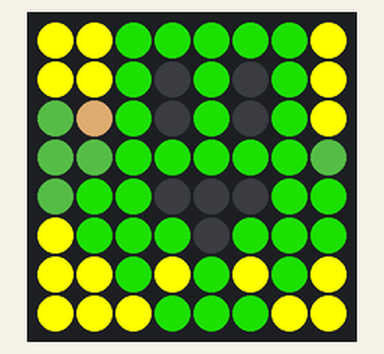
The sketch below on a simulated ESP32. Parts: 8×8 RGB LED matrix (first LED top left, wired row by row). Dim RGB values are drawn brighter than linear.

Above: at 0.1 s.
At 1.1 s:
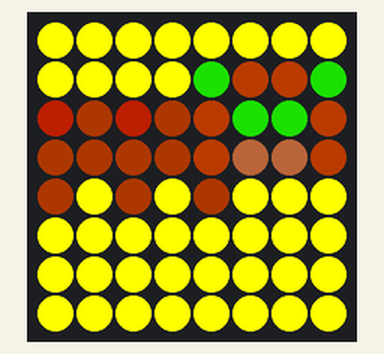
At 2.1 s:
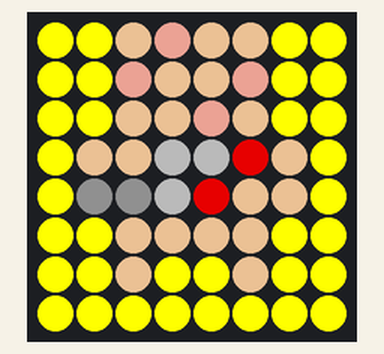
At 3.1 s:
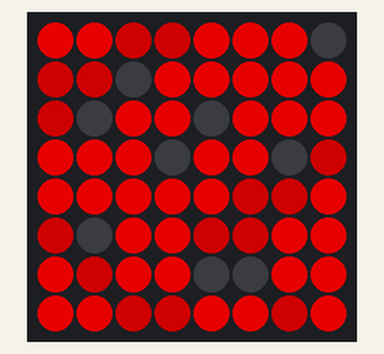
At 4.1 s:
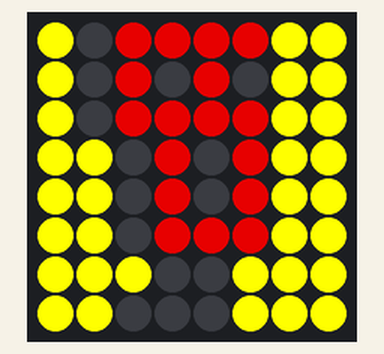
At 6.1 s:
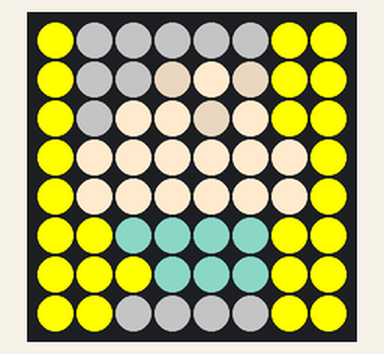

The sketch:

8x8_image_matrix.ino
```cpp
#include <FastLED.h>

#define LED_PIN  2

#define COLOR_ORDER GRB
#define CHIPSET     WS2812B

#define BRIGHTNESS 255

// Params for width and height
const uint8_t kMatrixWidth = 8;
const uint8_t kMatrixHeight = 8;

#define NUM_LEDS (kMatrixWidth * kMatrixHeight)
CRGB leds[ NUM_LEDS ];
#define LAST_VISIBLE_LED 63
uint8_t XY (uint8_t x, uint8_t y) {
  // any out of bounds address maps to the first hidden pixel
  if ( (x >= kMatrixWidth) || (y >= kMatrixHeight) ) {
    return (LAST_VISIBLE_LED + 1);
  }

  const uint8_t XYTable[] = {
    56,  48,  40,  32,  24,  16,   8,   0,
    57,  49,  41,  33,  25,  17,   9,   1,
    58,  50,  42,  34,  26,  18,  10,   2,
    59,  51,  43,  35,  27,  19,  11,   3,
    60,  52,  44,  36,  28,  20,  12,   4,
    61,  53,  45,  37,  29,  21,  13,   5,
    62,  54,  46,  38,  30,  22,  14,   6,
    63,  55,  47,  39,  31,  23,  15,   7
  };

  uint8_t i = (y * kMatrixWidth) + x;
  uint8_t j = XYTable[i];
  return j;
}
void loop()
{
leds[XY(0, 0)] = CRGB(255, 255, 0);
leds[XY(1, 0)] = CRGB(255, 255, 0);
leds[XY(2, 0)] = CRGB(255, 255, 0);
leds[XY(3, 0)] = CRGB(35, 78, 29);
leds[XY(4, 0)] = CRGB(35, 78, 29);
leds[XY(5, 0)] = CRGB(35, 78, 29);
leds[XY(6, 0)] = CRGB(255, 255, 0);
leds[XY(7, 0)] = CRGB(255, 255, 0);
leds[XY(0, 1)] = CRGB(255, 255, 0);
leds[XY(1, 1)] = CRGB(255, 255, 0);
leds[XY(2, 1)] = CRGB(20, 160, 0);
leds[XY(3, 1)] = CRGB(20, 160, 0);
leds[XY(4, 1)] = CRGB(35, 78, 29);
leds[XY(5, 1)] = CRGB(153, 119, 76);
leds[XY(6, 1)] = CRGB(255, 255, 0);
leds[XY(7, 1)] = CRGB(255, 255, 0);
leds[XY(0, 2)] = CRGB(255, 255, 0);
leds[XY(1, 2)] = CRGB(20, 160, 0);
leds[XY(2, 2)] = CRGB(20, 160, 0);
leds[XY(3, 2)] = CRGB(20, 160, 0);
leds[XY(4, 2)] = CRGB(20, 160, 0);
leds[XY(5, 2)] = CRGB(20, 160, 0);
leds[XY(6, 2)] = CRGB(20, 160, 0);
leds[XY(7, 2)] = CRGB(20, 160, 0);
leds[XY(0, 3)] = CRGB(20, 160, 0);
leds[XY(1, 3)] = CRGB(255, 255, 0);
leds[XY(2, 3)] = CRGB(20, 160, 0);
leds[XY(3, 3)] = CRGB(0, 0, 0);
leds[XY(4, 3)] = CRGB(20, 160, 0);
leds[XY(5, 3)] = CRGB(0, 0, 0);
leds[XY(6, 3)] = CRGB(0, 0, 0);
leds[XY(7, 3)] = CRGB(20, 160, 0);
leds[XY(0, 4)] = CRGB(20, 160, 0);
leds[XY(1, 4)] = CRGB(20, 160, 0);
leds[XY(2, 4)] = CRGB(0, 0, 0);
leds[XY(3, 4)] = CRGB(0, 0, 0);
leds[XY(4, 4)] = CRGB(20, 160, 0);
leds[XY(5, 4)] = CRGB(20, 160, 0);
leds[XY(6, 4)] = CRGB(20, 160, 0);
leds[XY(7, 4)] = CRGB(20, 160, 0);
leds[XY(0, 5)] = CRGB(20, 160, 0);
leds[XY(1, 5)] = CRGB(255, 255, 0);
leds[XY(2, 5)] = CRGB(20, 160, 0);
leds[XY(3, 5)] = CRGB(0, 0, 0);
leds[XY(4, 5)] = CRGB(20, 160, 0);
leds[XY(5, 5)] = CRGB(0, 0, 0);
leds[XY(6, 5)] = CRGB(0, 0, 0);
leds[XY(7, 5)] = CRGB(20, 160, 0);
leds[XY(0, 6)] = CRGB(255, 255, 0);
leds[XY(1, 6)] = CRGB(20, 160, 0);
leds[XY(2, 6)] = CRGB(20, 160, 0);
leds[XY(3, 6)] = CRGB(20, 160, 0);
leds[XY(4, 6)] = CRGB(20, 160, 0);
leds[XY(5, 6)] = CRGB(20, 160, 0);
leds[XY(6, 6)] = CRGB(20, 160, 0);
leds[XY(7, 6)] = CRGB(20, 160, 0);
leds[XY(0, 7)] = CRGB(255, 255, 0);
leds[XY(1, 7)] = CRGB(255, 255, 0);
leds[XY(2, 7)] = CRGB(20, 160, 0);
leds[XY(3, 7)] = CRGB(20, 160, 0);
leds[XY(4, 7)] = CRGB(35, 78, 29);
leds[XY(5, 7)] = CRGB(255, 255, 0);
leds[XY(6, 7)] = CRGB(255, 255, 0);
leds[XY(7, 7)] = CRGB(255, 255, 0);
FastLED.show();
delay(1000);
leds[XY(3, 0)] = CRGB(50, 16, 0);
leds[XY(4, 0)] = CRGB(50, 16, 0);
leds[XY(5, 0)] = CRGB(76, 12, 0);
leds[XY(2, 1)] = CRGB(255, 255, 0);
leds[XY(3, 1)] = CRGB(255, 255, 0);
leds[XY(4, 1)] = CRGB(50, 16, 0);
leds[XY(5, 1)] = CRGB(50, 16, 0);
leds[XY(1, 2)] = CRGB(255, 255, 0);
leds[XY(2, 2)] = CRGB(255, 255, 0);
leds[XY(3, 2)] = CRGB(50, 16, 0);
leds[XY(4, 2)] = CRGB(50, 16, 0);
leds[XY(5, 2)] = CRGB(76, 12, 0);
leds[XY(6, 2)] = CRGB(255, 255, 0);
leds[XY(7, 2)] = CRGB(255, 255, 0);
leds[XY(0, 3)] = CRGB(255, 255, 0);
leds[XY(2, 3)] = CRGB(255, 255, 0);
leds[XY(3, 3)] = CRGB(255, 255, 0);
leds[XY(4, 3)] = CRGB(50, 16, 0);
leds[XY(5, 3)] = CRGB(50, 16, 0);
leds[XY(6, 3)] = CRGB(255, 255, 0);
leds[XY(7, 3)] = CRGB(255, 255, 0);
leds[XY(0, 4)] = CRGB(255, 255, 0);
leds[XY(1, 4)] = CRGB(255, 255, 0);
leds[XY(2, 4)] = CRGB(255, 255, 0);
leds[XY(3, 4)] = CRGB(50, 16, 0);
leds[XY(4, 4)] = CRGB(72, 23, 0);
leds[XY(5, 4)] = CRGB(72, 23, 0);
leds[XY(7, 4)] = CRGB(255, 255, 0);
leds[XY(0, 5)] = CRGB(255, 255, 0);
leds[XY(2, 5)] = CRGB(255, 255, 0);
leds[XY(3, 5)] = CRGB(255, 255, 0);
leds[XY(4, 5)] = CRGB(72, 39, 22);
leds[XY(5, 5)] = CRGB(20, 160, 0);
leds[XY(6, 5)] = CRGB(72, 23, 0);
leds[XY(7, 5)] = CRGB(255, 255, 0);
leds[XY(1, 6)] = CRGB(255, 255, 0);
leds[XY(2, 6)] = CRGB(255, 255, 0);
leds[XY(3, 6)] = CRGB(255, 255, 0);
leds[XY(4, 6)] = CRGB(72, 39, 22);
leds[XY(6, 6)] = CRGB(72, 23, 0);
leds[XY(7, 6)] = CRGB(255, 255, 0);
leds[XY(2, 7)] = CRGB(255, 255, 0);
leds[XY(3, 7)] = CRGB(255, 255, 0);
leds[XY(4, 7)] = CRGB(72, 23, 0);
leds[XY(5, 7)] = CRGB(72, 23, 0);
leds[XY(6, 7)] = CRGB(20, 160, 0);
FastLED.show();
delay(1000);
leds[XY(3, 0)] = CRGB(255, 255, 0);
leds[XY(4, 0)] = CRGB(255, 255, 0);
leds[XY(5, 0)] = CRGB(255, 255, 0);
leds[XY(3, 1)] = CRGB(16, 16, 16);
leds[XY(4, 1)] = CRGB(190, 156, 120);
leds[XY(5, 1)] = CRGB(255, 255, 0);
leds[XY(1, 2)] = CRGB(190, 156, 120);
leds[XY(2, 2)] = CRGB(190, 156, 120);
leds[XY(3, 2)] = CRGB(16, 16, 16);
leds[XY(4, 2)] = CRGB(190, 156, 120);
leds[XY(5, 2)] = CRGB(190, 156, 120);
leds[XY(6, 2)] = CRGB(190, 131, 120);
leds[XY(7, 2)] = CRGB(190, 156, 120);
leds[XY(2, 3)] = CRGB(190, 156, 120);
leds[XY(3, 3)] = CRGB(72, 72, 72);
leds[XY(4, 3)] = CRGB(72, 72, 72);
leds[XY(5, 3)] = CRGB(190, 156, 120);
leds[XY(6, 3)] = CRGB(190, 156, 120);
leds[XY(7, 3)] = CRGB(190, 131, 120);
leds[XY(2, 4)] = CRGB(190, 156, 120);
leds[XY(3, 4)] = CRGB(179, 0, 0);
leds[XY(4, 4)] = CRGB(72, 72, 72);
leds[XY(5, 4)] = CRGB(190, 131, 120);
leds[XY(6, 4)] = CRGB(190, 156, 120);
leds[XY(7, 4)] = CRGB(190, 156, 120);
leds[XY(1, 5)] = CRGB(190, 156, 120);
leds[XY(2, 5)] = CRGB(190, 156, 120);
leds[XY(3, 5)] = CRGB(190, 156, 120);
leds[XY(4, 5)] = CRGB(179, 0, 0);
leds[XY(5, 5)] = CRGB(190, 156, 120);
leds[XY(6, 5)] = CRGB(190, 131, 120);
leds[XY(7, 5)] = CRGB(190, 156, 120);
leds[XY(3, 6)] = CRGB(190, 156, 120);
leds[XY(4, 6)] = CRGB(190, 156, 120);
leds[XY(5, 6)] = CRGB(255, 255, 0);
leds[XY(6, 6)] = CRGB(255, 255, 0);
leds[XY(4, 7)] = CRGB(255, 255, 0);
leds[XY(5, 7)] = CRGB(255, 255, 0);
leds[XY(6, 7)] = CRGB(255, 255, 0);
FastLED.show();
delay(1000);
leds[XY(0, 0)] = CRGB(179, 0, 0);
leds[XY(1, 0)] = CRGB(179, 0, 0);
leds[XY(2, 0)] = CRGB(113, 0, 0);
leds[XY(3, 0)] = CRGB(179, 0, 0);
leds[XY(4, 0)] = CRGB(179, 0, 0);
leds[XY(5, 0)] = CRGB(113, 0, 0);
leds[XY(6, 0)] = CRGB(113, 0, 0);
leds[XY(7, 0)] = CRGB(179, 0, 0);
leds[XY(0, 1)] = CRGB(179, 0, 0);
leds[XY(1, 1)] = CRGB(113, 0, 0);
leds[XY(2, 1)] = CRGB(0, 0, 0);
leds[XY(3, 1)] = CRGB(179, 0, 0);
leds[XY(4, 1)] = CRGB(179, 0, 0);
leds[XY(5, 1)] = CRGB(0, 0, 0);
leds[XY(6, 1)] = CRGB(113, 0, 0);
leds[XY(7, 1)] = CRGB(179, 0, 0);
leds[XY(0, 2)] = CRGB(113, 0, 0);
leds[XY(1, 2)] = CRGB(179, 0, 0);
leds[XY(2, 2)] = CRGB(179, 0, 0);
leds[XY(3, 2)] = CRGB(179, 0, 0);
leds[XY(4, 2)] = CRGB(179, 0, 0);
leds[XY(5, 2)] = CRGB(179, 0, 0);
leds[XY(6, 2)] = CRGB(0, 0, 0);
leds[XY(7, 2)] = CRGB(113, 0, 0);
leds[XY(0, 3)] = CRGB(113, 0, 0);
leds[XY(1, 3)] = CRGB(179, 0, 0);
leds[XY(2, 3)] = CRGB(179, 0, 0);
leds[XY(3, 3)] = CRGB(179, 0, 0);
leds[XY(4, 3)] = CRGB(0, 0, 0);
leds[XY(5, 3)] = CRGB(179, 0, 0);
leds[XY(6, 3)] = CRGB(179, 0, 0);
leds[XY(7, 3)] = CRGB(113, 0, 0);
leds[XY(0, 4)] = CRGB(179, 0, 0);
leds[XY(1, 4)] = CRGB(0, 0, 0);
leds[XY(2, 4)] = CRGB(113, 0, 0);
leds[XY(4, 4)] = CRGB(179, 0, 0);
leds[XY(5, 4)] = CRGB(0, 0, 0);
leds[XY(6, 4)] = CRGB(179, 0, 0);
leds[XY(7, 4)] = CRGB(179, 0, 0);
leds[XY(0, 5)] = CRGB(179, 0, 0);
leds[XY(1, 5)] = CRGB(0, 0, 0);
leds[XY(2, 5)] = CRGB(113, 0, 0);
leds[XY(3, 5)] = CRGB(113, 0, 0);
leds[XY(5, 5)] = CRGB(179, 0, 0);
leds[XY(6, 5)] = CRGB(179, 0, 0);
leds[XY(7, 5)] = CRGB(179, 0, 0);
leds[XY(0, 6)] = CRGB(113, 0, 0);
leds[XY(1, 6)] = CRGB(179, 0, 0);
leds[XY(2, 6)] = CRGB(179, 0, 0);
leds[XY(3, 6)] = CRGB(113, 0, 0);
leds[XY(4, 6)] = CRGB(0, 0, 0);
leds[XY(5, 6)] = CRGB(179, 0, 0);
leds[XY(6, 6)] = CRGB(179, 0, 0);
leds[XY(7, 6)] = CRGB(179, 0, 0);
leds[XY(0, 7)] = CRGB(179, 0, 0);
leds[XY(1, 7)] = CRGB(179, 0, 0);
leds[XY(2, 7)] = CRGB(179, 0, 0);
leds[XY(3, 7)] = CRGB(179, 0, 0);
leds[XY(4, 7)] = CRGB(113, 0, 0);
leds[XY(5, 7)] = CRGB(179, 0, 0);
leds[XY(6, 7)] = CRGB(179, 0, 0);
leds[XY(7, 7)] = CRGB(0, 0, 0);
FastLED.show();
delay(1000);
leds[XY(0, 0)] = CRGB(255, 255, 0);
leds[XY(1, 0)] = CRGB(255, 255, 0);
leds[XY(2, 0)] = CRGB(255, 255, 0);
leds[XY(3, 0)] = CRGB(255, 255, 0);
leds[XY(4, 0)] = CRGB(255, 255, 0);
leds[XY(5, 0)] = CRGB(255, 255, 0);
leds[XY(6, 0)] = CRGB(255, 255, 0);
leds[XY(7, 0)] = CRGB(255, 255, 0);
leds[XY(0, 1)] = CRGB(255, 255, 0);
leds[XY(1, 1)] = CRGB(255, 255, 0);
leds[XY(2, 1)] = CRGB(255, 255, 0);
leds[XY(3, 1)] = CRGB(255, 255, 0);
leds[XY(4, 1)] = CRGB(255, 255, 0);
leds[XY(6, 1)] = CRGB(0, 0, 0);
leds[XY(7, 1)] = CRGB(0, 0, 0);
leds[XY(0, 2)] = CRGB(0, 0, 0);
leds[XY(1, 2)] = CRGB(255, 255, 0);
leds[XY(2, 2)] = CRGB(0, 0, 0);
leds[XY(3, 2)] = CRGB(0, 0, 0);
leds[XY(4, 2)] = CRGB(0, 0, 0);
leds[XY(6, 2)] = CRGB(179, 0, 0);
leds[XY(7, 2)] = CRGB(179, 0, 0);
leds[XY(0, 3)] = CRGB(0, 0, 0);
leds[XY(1, 3)] = CRGB(0, 0, 0);
leds[XY(4, 3)] = CRGB(179, 0, 0);
leds[XY(6, 3)] = CRGB(0, 0, 0);
leds[XY(7, 3)] = CRGB(179, 0, 0);
leds[XY(0, 4)] = CRGB(0, 0, 0);
leds[XY(2, 4)] = CRGB(179, 0, 0);
leds[XY(3, 4)] = CRGB(0, 0, 0);
leds[XY(4, 4)] = CRGB(0, 0, 0);
leds[XY(5, 4)] = CRGB(179, 0, 0);
leds[XY(0, 5)] = CRGB(255, 255, 0);
leds[XY(1, 5)] = CRGB(255, 255, 0);
leds[XY(2, 5)] = CRGB(179, 0, 0);
leds[XY(3, 5)] = CRGB(179, 0, 0);
leds[XY(6, 5)] = CRGB(0, 0, 0);
leds[XY(0, 6)] = CRGB(255, 255, 0);
leds[XY(1, 6)] = CRGB(255, 255, 0);
leds[XY(2, 6)] = CRGB(255, 255, 0);
leds[XY(3, 6)] = CRGB(255, 255, 0);
leds[XY(4, 6)] = CRGB(255, 255, 0);
leds[XY(5, 6)] = CRGB(255, 255, 0);
leds[XY(6, 6)] = CRGB(255, 255, 0);
leds[XY(7, 6)] = CRGB(255, 255, 0);
leds[XY(0, 7)] = CRGB(255, 255, 0);
leds[XY(1, 7)] = CRGB(255, 255, 0);
leds[XY(2, 7)] = CRGB(255, 255, 0);
leds[XY(3, 7)] = CRGB(255, 255, 0);
leds[XY(4, 7)] = CRGB(255, 255, 0);
leds[XY(5, 7)] = CRGB(255, 255, 0);
leds[XY(6, 7)] = CRGB(255, 255, 0);
leds[XY(7, 7)] = CRGB(255, 255, 0);
FastLED.show();
delay(1000);
leds[XY(3, 1)] = CRGB(155, 58, 40);
leds[XY(4, 1)] = CRGB(147, 38, 18);
leds[XY(5, 1)] = CRGB(255, 255, 0);
leds[XY(6, 1)] = CRGB(255, 255, 0);
leds[XY(7, 1)] = CRGB(255, 255, 0);
leds[XY(0, 2)] = CRGB(202, 102, 0);
leds[XY(1, 2)] = CRGB(155, 58, 40);
leds[XY(2, 2)] = CRGB(147, 38, 18);
leds[XY(3, 2)] = CRGB(147, 38, 18);
leds[XY(4, 2)] = CRGB(147, 38, 18);
leds[XY(5, 2)] = CRGB(147, 38, 18);
leds[XY(6, 2)] = CRGB(147, 38, 18);
leds[XY(7, 2)] = CRGB(202, 102, 0);
leds[XY(0, 3)] = CRGB(255, 255, 0);
leds[XY(1, 3)] = CRGB(255, 255, 0);
leds[XY(2, 3)] = CRGB(147, 38, 18);
leds[XY(3, 3)] = CRGB(147, 38, 18);
leds[XY(4, 3)] = CRGB(147, 38, 18);
leds[XY(5, 3)] = CRGB(46, 19, 14);
leds[XY(6, 3)] = CRGB(46, 19, 14);
leds[XY(7, 3)] = CRGB(147, 38, 18);
leds[XY(0, 4)] = CRGB(255, 255, 0);
leds[XY(1, 4)] = CRGB(255, 255, 0);
leds[XY(2, 4)] = CRGB(147, 38, 18);
leds[XY(3, 4)] = CRGB(147, 38, 18);
leds[XY(4, 4)] = CRGB(147, 38, 18);
leds[XY(5, 4)] = CRGB(147, 38, 18);
leds[XY(6, 4)] = CRGB(147, 38, 18);
leds[XY(7, 4)] = CRGB(147, 38, 18);
leds[XY(1, 5)] = CRGB(155, 58, 40);
leds[XY(2, 5)] = CRGB(147, 38, 18);
leds[XY(3, 5)] = CRGB(147, 38, 18);
leds[XY(4, 5)] = CRGB(147, 38, 18);
leds[XY(5, 5)] = CRGB(46, 19, 14);
leds[XY(6, 5)] = CRGB(46, 19, 14);
leds[XY(7, 5)] = CRGB(147, 38, 18);
leds[XY(0, 6)] = CRGB(202, 102, 0);
leds[XY(3, 6)] = CRGB(155, 58, 40);
leds[XY(4, 6)] = CRGB(147, 38, 18);
leds[XY(7, 6)] = CRGB(202, 102, 0);
FastLED.show();
delay(1000);
leds[XY(3, 1)] = CRGB(255, 234, 206);
leds[XY(4, 1)] = CRGB(255, 234, 206);
leds[XY(5, 1)] = CRGB(93, 93, 93);
leds[XY(6, 1)] = CRGB(93, 93, 93);
leds[XY(7, 1)] = CRGB(93, 93, 93);
leds[XY(0, 2)] = CRGB(93, 93, 93);
leds[XY(1, 2)] = CRGB(255, 255, 0);
leds[XY(2, 2)] = CRGB(87, 136, 126);
leds[XY(3, 2)] = CRGB(255, 234, 206);
leds[XY(4, 2)] = CRGB(255, 234, 206);
leds[XY(5, 2)] = CRGB(255, 234, 206);
leds[XY(6, 2)] = CRGB(93, 93, 93);
leds[XY(7, 2)] = CRGB(93, 93, 93);
leds[XY(0, 3)] = CRGB(93, 93, 93);
leds[XY(1, 3)] = CRGB(87, 136, 126);
leds[XY(2, 3)] = CRGB(87, 136, 126);
leds[XY(3, 3)] = CRGB(255, 234, 206);
leds[XY(4, 3)] = CRGB(255, 234, 206);
leds[XY(5, 3)] = CRGB(255, 234, 206);
leds[XY(6, 3)] = CRGB(185, 171, 152);
leds[XY(7, 3)] = CRGB(93, 93, 93);
leds[XY(0, 4)] = CRGB(93, 93, 93);
leds[XY(1, 4)] = CRGB(87, 136, 126);
leds[XY(2, 4)] = CRGB(87, 136, 126);
leds[XY(3, 4)] = CRGB(255, 234, 206);
leds[XY(4, 4)] = CRGB(255, 234, 206);
leds[XY(5, 4)] = CRGB(185, 171, 152);
leds[XY(6, 4)] = CRGB(255, 234, 206);
leds[XY(7, 4)] = CRGB(93, 93, 93);
leds[XY(0, 5)] = CRGB(93, 93, 93);
leds[XY(1, 5)] = CRGB(87, 136, 126);
leds[XY(2, 5)] = CRGB(87, 136, 126);
leds[XY(3, 5)] = CRGB(255, 234, 206);
leds[XY(4, 5)] = CRGB(255, 234, 206);
leds[XY(5, 5)] = CRGB(255, 234, 206);
leds[XY(6, 5)] = CRGB(185, 171, 152);
leds[XY(7, 5)] = CRGB(93, 93, 93);
leds[XY(0, 6)] = CRGB(255, 255, 0);
leds[XY(3, 6)] = CRGB(255, 234, 206);
leds[XY(4, 6)] = CRGB(255, 234, 206);
leds[XY(7, 6)] = CRGB(255, 255, 0);
FastLED.show();
delay(1000);
}


void setup() {
  FastLED.addLeds<CHIPSET, LED_PIN, COLOR_ORDER>(leds, NUM_LEDS).setCorrection(TypicalSMD5050);
  FastLED.setBrightness( BRIGHTNESS );
} 
```

Measured:
- by itself, everything shown: repeats every 7.0 s, in 7 steps
- what the display in image 1 shows lasts 1.0 s, from 1.0 s to 2.0 s
